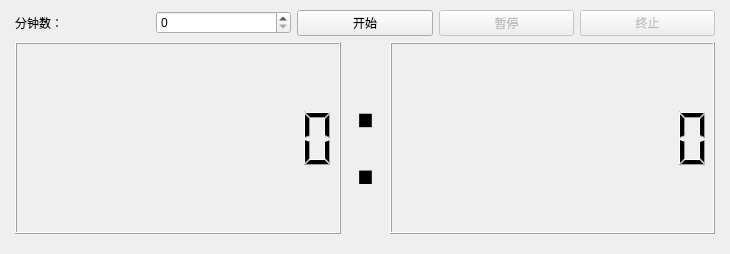
<?xml version="1.0" encoding="UTF-8"?>
<ui version="4.0">
 <class>Widget</class>
 <widget class="QWidget" name="Widget">
  <property name="geometry">
   <rect>
    <x>0</x>
    <y>0</y>
    <width>730</width>
    <height>254</height>
   </rect>
  </property>
  <property name="windowTitle">
   <string>Form</string>
  </property>
  <layout class="QVBoxLayout" name="verticalLayout">
   <property name="leftMargin">
    <number>15</number>
   </property>
   <property name="topMargin">
    <number>10</number>
   </property>
   <property name="rightMargin">
    <number>15</number>
   </property>
   <property name="bottomMargin">
    <number>20</number>
   </property>
   <item>
    <layout class="QHBoxLayout" name="horizontalLayout_2">
     <item>
      <widget class="QLabel" name="label">
       <property name="text">
        <string>&lt;html&gt;&lt;head/&gt;&lt;body&gt;&lt;p&gt;分钟数：&lt;/p&gt;&lt;/body&gt;&lt;/html&gt;</string>
       </property>
      </widget>
     </item>
     <item>
      <widget class="QSpinBox" name="spinBox">
       <property name="maximum">
        <number>999999999</number>
       </property>
      </widget>
     </item>
     <item>
      <widget class="QPushButton" name="pushButton">
       <property name="text">
        <string>开始</string>
       </property>
      </widget>
     </item>
     <item>
      <widget class="QPushButton" name="pushButton_2">
       <property name="enabled">
        <bool>false</bool>
       </property>
       <property name="text">
        <string>暂停</string>
       </property>
      </widget>
     </item>
     <item>
      <widget class="QPushButton" name="pushButton_3">
       <property name="enabled">
        <bool>false</bool>
       </property>
       <property name="text">
        <string>终止</string>
       </property>
      </widget>
     </item>
    </layout>
   </item>
   <item>
    <layout class="QHBoxLayout" name="horizontalLayout" stretch="5,0,5">
     <item>
      <widget class="QLCDNumber" name="lcdNumber">
       <property name="digitCount">
        <number>10</number>
       </property>
      </widget>
     </item>
     <item>
      <widget class="QLabel" name="label_2">
       <property name="sizePolicy">
        <sizepolicy hsizetype="Fixed" vsizetype="Fixed">
         <horstretch>0</horstretch>
         <verstretch>0</verstretch>
        </sizepolicy>
       </property>
       <property name="font">
        <font>
         <pointsize>100</pointsize>
        </font>
       </property>
       <property name="text">
        <string>:</string>
       </property>
      </widget>
     </item>
     <item>
      <widget class="QLCDNumber" name="lcdNumber_2">
       <property name="digitCount">
        <number>10</number>
       </property>
      </widget>
     </item>
    </layout>
   </item>
  </layout>
 </widget>
 <resources/>
 <connections/>
</ui>
